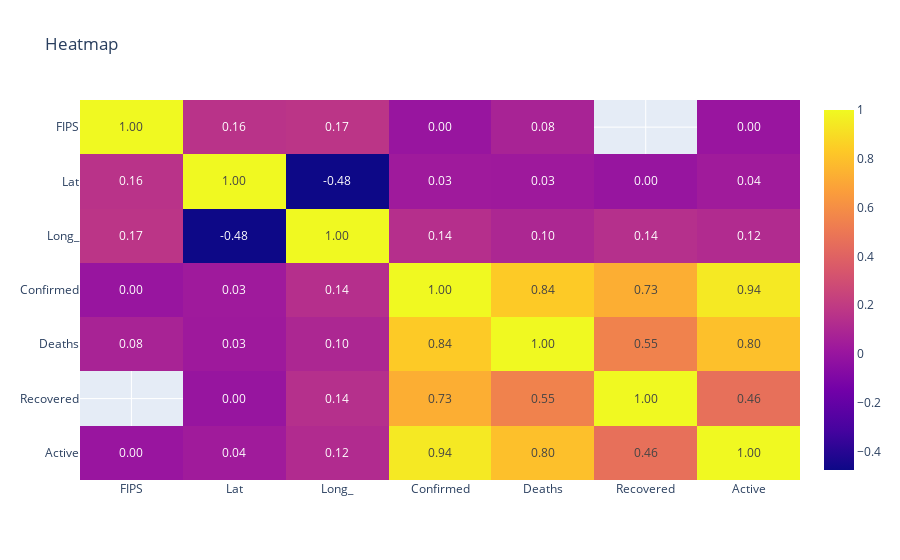

Source (notebook cell):
### Code cell
#상관관계 그래프

import plotly.express as px

fig_px=px.imshow(
    doc2,
    #text_auto=True,
    text_auto=".2f",
    aspect ="auto",
    title="Heatmap"
)

fig_px.show()

### Figure 1 — Plotly figure (JSON) as saved in the notebook; plotly's stock layout.template omitted (floating-point values rounded to 4 significant figures)
{"data": [{"coloraxis": "coloraxis", "hovertemplate": "x: %{x}<br>y: %{y}<br>color: %{z}<extra></extra>", "name": "0", "texttemplate": "%{z:.2f}", "type": "heatmap", "x": ["FIPS", "Lat", "Long_", "Confirmed", "Deaths", "Recovered", "Active"], "xaxis": "x", "y": ["FIPS", "Lat", "Long_", "Confirmed", "Deaths", "Recovered", "Active"], "yaxis": "y", "z": [[1, 0.1607, 0.1715, -0.0005036, 0.07647, null, 0.002718], [0.1607, 1, -0.4764, 0.02939, 0.02631, -0.002781, 0.03563], [0.1715, -0.4764, 1, 0.1411, 0.09692, 0.1419, 0.1197], [-0.0005036, 0.02939, 0.1411, 1, 0.8372, 0.7273, 0.9425], [0.07647, 0.02631, 0.09692, 0.8372, 1, 0.5469, 0.7965], [null, -0.002781, 0.1419, 0.7273, 0.5469, 1, 0.4625], [0.002718, 0.03563, 0.1197, 0.9425, 0.7965, 0.4625, 1]]}], "layout": {"coloraxis": {"colorscale": [[0, "#0d0887"], [0.1111, "#46039f"], [0.2222, "#7201a8"], [0.3333, "#9c179e"], [0.4444, "#bd3786"], [0.5556, "#d8576b"], [0.6667, "#ed7953"], [0.7778, "#fb9f3a"], [0.8889, "#fdca26"], [1, "#f0f921"]]}, "title": {"text": "Heatmap"}, "xaxis": {"anchor": "y", "domain": [0, 1]}, "yaxis": {"anchor": "x", "autorange": "reversed", "domain": [0, 1]}}}
